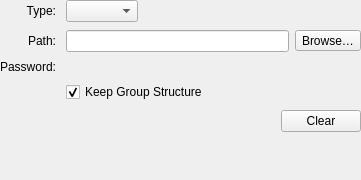
<?xml version="1.0" encoding="UTF-8"?>
<ui version="4.0">
 <class>EditGroupWidgetKeeShare</class>
 <widget class="QWidget" name="EditGroupWidgetKeeShare">
  <property name="geometry">
   <rect>
    <x>0</x>
    <y>0</y>
    <width>361</width>
    <height>180</height>
   </rect>
  </property>
  <layout class="QVBoxLayout" name="verticalLayout">
   <property name="spacing">
    <number>0</number>
   </property>
   <property name="leftMargin">
    <number>0</number>
   </property>
   <property name="topMargin">
    <number>0</number>
   </property>
   <property name="rightMargin">
    <number>0</number>
   </property>
   <property name="bottomMargin">
    <number>0</number>
   </property>
   <item>
    <widget class="MessageWidget" name="messageWidget" native="true"/>
   </item>
   <item>
    <layout class="QGridLayout" name="gridLayout">
     <property name="horizontalSpacing">
      <number>10</number>
     </property>
     <property name="verticalSpacing">
      <number>8</number>
     </property>
     <item row="0" column="1">
      <widget class="VaultComboBox" name="typeComboBox">
       <property name="sizePolicy">
        <sizepolicy hsizetype="Fixed" vsizetype="Fixed">
         <horstretch>0</horstretch>
         <verstretch>0</verstretch>
        </sizepolicy>
       </property>
       <property name="accessibleName">
        <string>Sharing mode field</string>
       </property>
      </widget>
     </item>
     <item row="2" column="1">
      <widget class="PasswordWidget" name="passwordEdit" native="true">
       <property name="sizePolicy">
        <sizepolicy hsizetype="Preferred" vsizetype="Preferred">
         <horstretch>0</horstretch>
         <verstretch>0</verstretch>
        </sizepolicy>
       </property>
       <property name="minimumSize">
        <size>
         <width>200</width>
         <height>0</height>
        </size>
       </property>
       <property name="focusPolicy">
        <enum>Qt::StrongFocus</enum>
       </property>
       <property name="accessibleName">
        <string>Password field</string>
       </property>
      </widget>
     </item>
     <item row="0" column="0">
      <widget class="QLabel" name="typeLabel">
       <property name="text">
        <string>Type:</string>
       </property>
       <property name="alignment">
        <set>Qt::AlignRight|Qt::AlignTrailing|Qt::AlignVCenter</set>
       </property>
      </widget>
     </item>
     <item row="2" column="0">
      <widget class="QLabel" name="passwordLabel">
       <property name="text">
        <string>Password:</string>
       </property>
       <property name="alignment">
        <set>Qt::AlignRight|Qt::AlignTrailing|Qt::AlignVCenter</set>
       </property>
      </widget>
     </item>
     <item row="1" column="0">
      <widget class="QLabel" name="pathLabel">
       <property name="text">
        <string>Path:</string>
       </property>
       <property name="alignment">
        <set>Qt::AlignRight|Qt::AlignTrailing|Qt::AlignVCenter</set>
       </property>
      </widget>
     </item>
     <item row="1" column="1">
      <layout class="QHBoxLayout" name="pathLayout">
       <property name="spacing">
        <number>6</number>
       </property>
       <item>
        <widget class="VaultLineEdit" name="pathEdit">
         <property name="sizePolicy">
          <sizepolicy hsizetype="MinimumExpanding" vsizetype="Fixed">
           <horstretch>0</horstretch>
           <verstretch>0</verstretch>
          </sizepolicy>
         </property>
         <property name="minimumSize">
          <size>
           <width>200</width>
           <height>0</height>
          </size>
         </property>
         <property name="accessibleName">
          <string>Path to share file field</string>
         </property>
        </widget>
       </item>
       <item>
        <widget class="QToolButton" name="pathSelectionButton">
         <property name="accessibleName">
          <string>Browse for share file</string>
         </property>
         <property name="text">
          <string>Browse…</string>
         </property>
        </widget>
       </item>
      </layout>
     </item>
     <item row="4" column="1">
      <layout class="QHBoxLayout" name="horizontalLayout">
       <item>
        <spacer name="horizontalSpacer">
         <property name="orientation">
          <enum>Qt::Horizontal</enum>
         </property>
         <property name="sizeHint" stdset="0">
          <size>
           <width>40</width>
           <height>20</height>
          </size>
         </property>
        </spacer>
       </item>
       <item>
        <widget class="VaultButton" name="clearButton">
         <property name="sizePolicy">
          <sizepolicy hsizetype="Fixed" vsizetype="Fixed">
           <horstretch>0</horstretch>
           <verstretch>0</verstretch>
          </sizepolicy>
         </property>
         <property name="accessibleName">
          <string>Clear fields</string>
         </property>
         <property name="text">
          <string>Clear</string>
         </property>
        </widget>
       </item>
      </layout>
     </item>
     <item row="5" column="0">
      <spacer name="verticalSpacer_2">
       <property name="orientation">
        <enum>Qt::Vertical</enum>
       </property>
       <property name="sizeHint" stdset="0">
        <size>
         <width>20</width>
         <height>0</height>
        </size>
       </property>
      </spacer>
     </item>
     <item row="3" column="1">
      <widget class="VaultCheckBox" name="keepGroupsCheckbox">
       <property name="toolTip">
        <string>Maintain group structure with shared database</string>
       </property>
       <property name="text">
        <string>Keep Group Structure</string>
       </property>
       <property name="checked">
        <bool>true</bool>
       </property>
      </widget>
     </item>
    </layout>
   </item>
  </layout>
 </widget>
 <customwidgets>
 <customwidget>
  <class>VaultButton</class>
  <extends>QPushButton</extends>
  <header>gui/vault/VaultControls.h</header>
 </customwidget>
 <customwidget>
  <class>VaultCheckBox</class>
  <extends>QCheckBox</extends>
  <header>gui/vault/VaultControls.h</header>
 </customwidget>
 <customwidget>
  <class>VaultComboBox</class>
  <extends>QComboBox</extends>
  <header>gui/vault/VaultControls.h</header>
 </customwidget>
 <customwidget>
  <class>VaultLineEdit</class>
  <extends>QLineEdit</extends>
  <header>gui/vault/VaultControls.h</header>
 </customwidget>
  <customwidget>
   <class>PasswordWidget</class>
   <extends>QWidget</extends>
   <header>gui/PasswordWidget.h</header>
   <container>1</container>
  </customwidget>
  <customwidget>
   <class>MessageWidget</class>
   <extends>QWidget</extends>
   <header>gui/MessageWidget.h</header>
   <container>1</container>
  </customwidget>
 </customwidgets>
 <tabstops>
  <tabstop>typeComboBox</tabstop>
  <tabstop>pathEdit</tabstop>
  <tabstop>pathSelectionButton</tabstop>
  <tabstop>passwordEdit</tabstop>
  <tabstop>clearButton</tabstop>
 </tabstops>
 <resources/>
 <connections/>
</ui>
